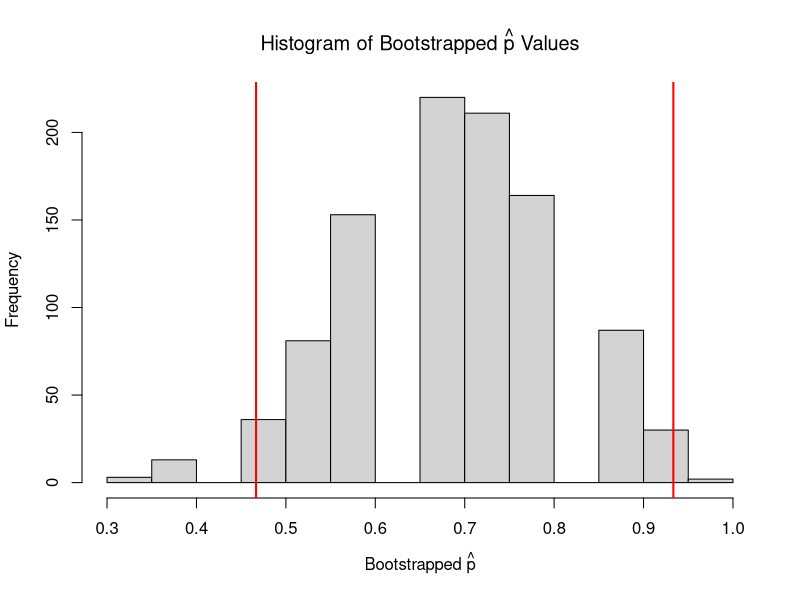
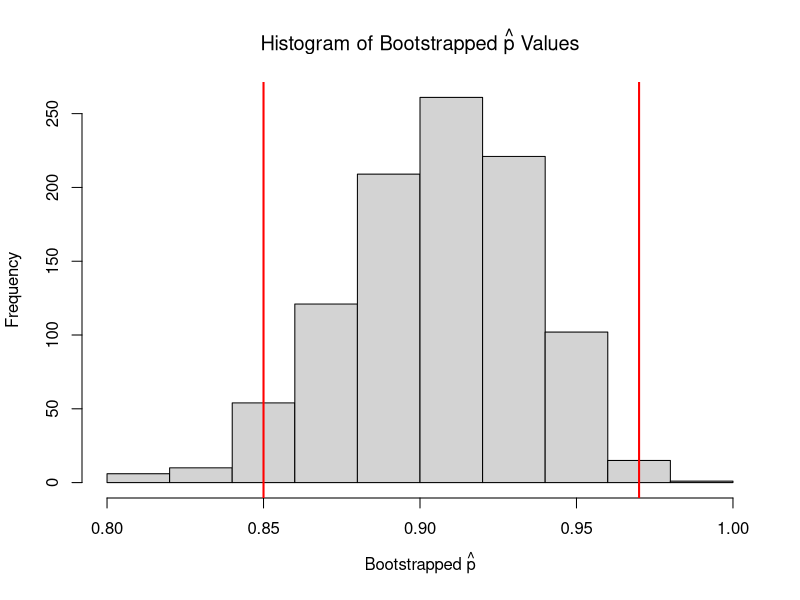

Here is the R script that generated these plots, in order:
## ---- chunk 1
knitr::opts_chunk$set(echo = TRUE)
## ---- chunk 2
  
  q1_prob <- pbinom(q=9, size=15, prob= 0.7, lower.tail= FALSE)
  q1_prob
  
## ---- chunk 3
  
  q2_prob <- dbinom(x=4, size=15, prob= 0.7)
  q2_prob
  
## ---- chunk 4
    
    q3_prob <- pbinom(q=9, size=15, prob= 0.7, lower.tail= TRUE)
    q3_prob
  
## ---- chunk 5
    
    q3_prob <- pbinom(q=10, size=15, prob= 0.7, lower.tail= TRUE)
    q3_prob
  
## ---- chunk 6
    #setup
     
      n <- 15
      x <- 7
      phat <- x / n
      p0 <- 0.7
  
## ---- chunk 7
  
  succ<- n*p0;
  fail <- n*(1-p0);
  c(succ, fail)
  
## ---- chunk 8
  
   B <- 1000; phat<- 7/15 ;

   phat.samp <- rep(NA, B)
   for (i in 1:B){
 
      samp = sample(c(0,1), size = 15, replace = TRUE, prob = c(1-p0, p0));
      phat.samp[i] <- mean(samp);
    }
    
  p_distance <- abs(p0-phat);

  hist(phat.samp, xlab = expression(paste("Bootstrapped ", hat(p)))
  , main = expression(paste("Histogram of Bootstrapped ", hat(p), " Values")))
  abline(v = p0 + c(-1, 1)*p_distance, col = "red", lwd = 2)
  
## ---- chunk 9
  
  n_extreme <- length(which( abs(phat.samp - p0) >= p_distance ))
  p_val_sim <- (n_extreme + 1) / (B + 1) # +1 for original observation!
  p_val_sim

  
## ---- chunk 10
  
  #setup
  
  B <- 1000; phat<- 7/15;
  alpha<- 0.08;

  phat_sim2 <- rep(NA, B)

  for (i in 1:B){
    phat_sim2[i] <- mean(sample(c(0, 1), size = 15, replace = TRUE, prob = c(1-phat,phat)))
    
  }

  ci_np <- quantile(phat_sim2, probs = c(alpha/2, 1 - alpha/2))
  ci_np

  
## ---- chunk 11
  prob1 <-pbinom(q=449, size=492, prob= 0.91, lower.tail=FALSE)
  
## ---- chunk 12
  
  n<-492; p<- 0.91;
  mean <- n*p;
  stand_dev <- n*p*(1-p);
  
  z_score <- (450-mean)/stand_dev;
  
  prob2 <- pnorm(q=0.35917, lower.tail= FALSE)
  
  prob2
  
## ---- chunk 13
    #setup
     
      n <- 100
      x <- 97
      phat <- x / n
      p0 <- 0.91
      alpha <- 0.05

  
## ---- chunk 14
  
  succ<- n*p0;
  fail <- n*(1-p0);
  c(succ, fail)
  
## ---- chunk 15
  
   B <- 1000; phat<- 97/100 ;

   phat.samp <- rep(NA, B)
   for (i in 1:B){
 
      samp = sample(c(0,1), size = 100, replace = TRUE, prob = c(1-p0, p0));
      phat.samp[i] <- mean(samp);
    }
    
  p_distance <- abs(p0-phat);

  hist(phat.samp, xlab = expression(paste("Bootstrapped ", hat(p)))
  , main = expression(paste("Histogram of Bootstrapped ", hat(p), " Values")))
  abline(v = p0 + c(-1, 1)*p_distance, col = "red", lwd = 2)
  
## ---- chunk 16
  
  n_extreme <- length(which( abs(phat.samp - p0) >= p_distance ))
  p_val_sim <- (n_extreme + 1) / (B + 1) # +1 for original observation!
  p_val_sim

  
## ---- chunk 17
  
  #setup
  
  B <- 1000; phat<- 97/100;
  alpha<- 0.15;

  phat_sim2 <- rep(NA, B)

  for (i in 1:B){
    
    samp_2 <- sample(c(0, 1),size = 100, replace = TRUE, prob =c(1-phat,phat))
    phat_sim2[i] <- mean(samp_2)
    
  }

  ci_np <- quantile(phat_sim2, probs = c(alpha/2, 1 - alpha/2))
  ci_np

  
## ---- chunk 18
  #setup
  
  n1<- 403; n2<- 620;               
  p1 <- 129/403; p2<- 187/620;    #phat value of different proportions
  s1<- 129; s2<- 187    #success in different proportions
  
  pooled <- (s1+s2)/(n1+n2);  #pooled proportion
  
  


## ---- chunk 19
  succ_group_1 <- n1*hat(p1)
  succ_group_2 <- n2*hat(p2)
  
  fail_group_1 <- n1*hat(1-p1)
  fail_group_2 <- n2*hat(1-p2)
  
  result_groups <- c(succ_group_1,succ_group_2, fail_group_1, fail_group_2)
  
  result_groups
  
## ---- chunk 20
  
  se_ht <-sqrt(pooled*(1-pooled)/n1 + pooled*(1-pooled)/n2)
  zstat <- (p1-p2)/se_ht
  p_val <- pnorm(abs(zstat), lower.tail=FALSE)
  p_val

  
## ---- chunk 21
  
  se_ci <- sqrt(p1*(1-p1)/n1 + p2*(1-p2)/n2)

  result <- (p1-p2) + c(-1,1)*qnorm(0.05/2, lower.tail=FALSE)*se_ci  

  result

